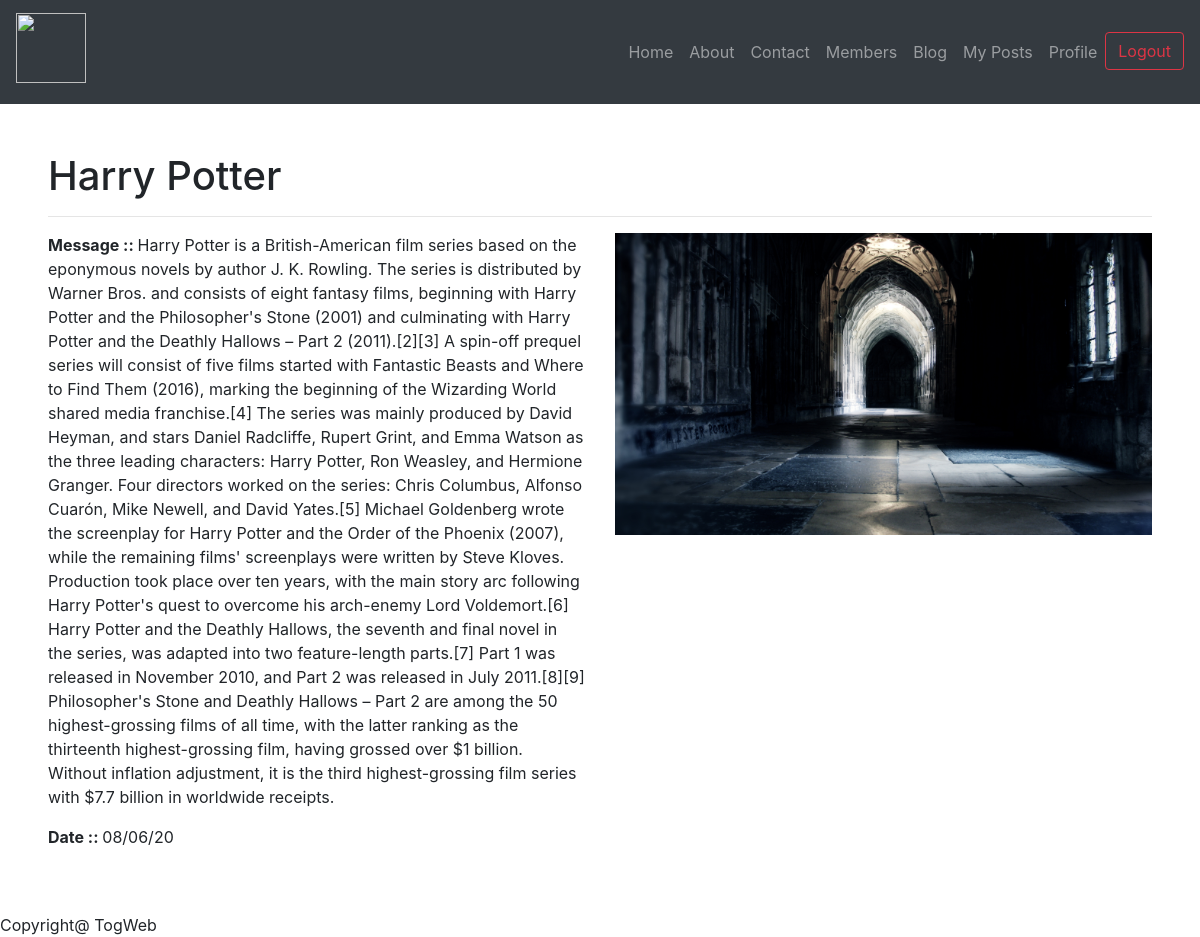
/social/mypost/10 (signed in), run on the app's committed database.
### social/models.py (models this page shows, shortened)
class MyPost(models.Model):
    pic=models.ImageField(upload_to = "images\\", null=True, blank=True)
    subject = models.CharField(max_length = 200)
    msg = models.TextField(null=True, blank=True)
    cr_date = models.DateTimeField(auto_now_add=True)
    uploaded_by = models.ForeignKey(to=MyProfile, on_delete=CASCADE, null=True, blank=True)

### social/views.py (the view)
# urls.py: path('mypost/<int:pk>', views.MyPostDetailView.as_view()),
@method_decorator(login_required, name="dispatch")
class MyPostDetailView(DetailView):
    model = MyPost

### social/templates/social/mypost_detail.html
{% extends 'base.html' %}
{% block content %}
<div class="p-5"  >
	<h1 border="black">{{mypost.subject}}</h1>
	<hr>
<div class="row">
	<div class="col-sm-6">
	<p><strong>Message :: </strong> {{mypost.msg}}</p>
	<p><strong>Date :: </strong> {{mypost.cr_date | date:"d/m/y"}}</p>
	</div>
	<div class="col-sm-6">
		<img class="img-fluid" src="/media/{{mypost.pic}}" />
	</div>
</div>
</div>
{% endblock %}

### data on the page
MyPost: subject "Harry Potter", msg "Harry Potter is a British-American film series based on the eponymous novels by author J. K. Rowling. The series is distributed by Warner Bros. and consists of eight fantasy films, beginning with Harry Potter and the Philosopher's Stone (2001) and culminating with Harry Potter and the Deathly Hallows – Part 2 (2011).[2][3] A spin-off prequel series will consist of five films started with Fantastic Beasts and Where to Find Them (2016), marking the beginning of the Wizarding World shared media franchise.[4] The series was mainly produced by David Heyman, and stars Daniel Radcliffe, Rupert Grint, and Emma Watson as the three leading characters: Harry Potter, Ron Weasley, and Hermione Granger.…", cr_date "08/06/20", pic (picture)
